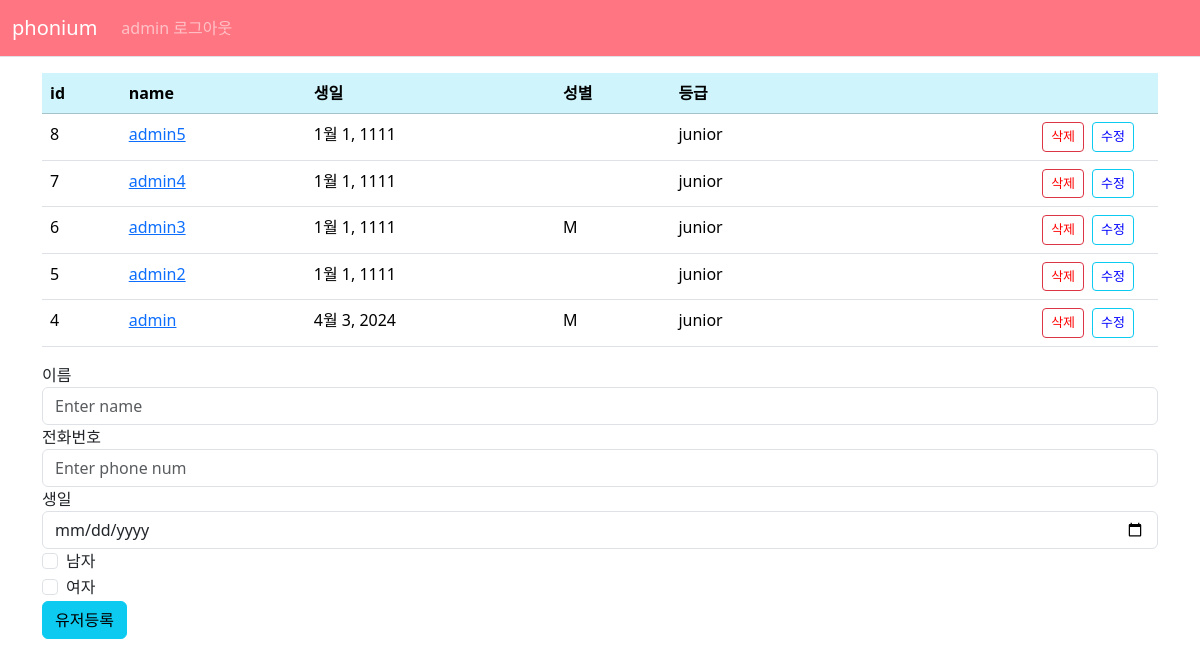
Screenshot of /home/ (signed in) with the database file from the repository.
### home/models.py (models this page shows)
class User(AbstractUser):
    gender = [
        ('M','Man'),
        ('W','Woman'),
    ]
    grade = [
        ('junior','주니어'),
        ('student','학생'),
        ('professor','교수님'),
        ('god','신'),
    ]
    birth_date = models.DateField(verbose_name="생일", default='1111-01-01')
    level = models.CharField(choices=grade, default='junior', max_length=10)
    sex = models.CharField(choices=gender, max_length=1)
    phone_num = PhoneNumberField(verbose_name="전화번호",unique=True)

### home/views.py (the view)
# urls.py: path('', views.index, name='index'),
def index(request):
    context = {'User_list' : User.objects.order_by('-date_joined')}
    return render(request, 'home/user_list.html', context)

### templates/home/user_list.html (shortened to what this page needs)
{% extends 'base.html' %}
{% block content %}
<div class="container my-3">
    {% if User_list %}
    <table class="table">
        <thead class="table-info">
            <tr>
                <th scope="col">id</th>
                <th scope="col">name</th>
                <th scope="col">생일</th>
                <th scope="col">성별</th>
                <th scope="col">등급</th>
                <th scope="col"></th>
            </tr>
        </thead>
        {% for User in User_list %}
        <tbody>
            <tr>
                <td>{{ User.id }}</td>
                <td><a href="{% url 'home:detail' User.id %}">{{ User.username }}</a></td>
                <td>{{ User.birth_date }}</a></td>
                <td>{{ User.sex }}</td>
                <td>{{ User.level }}</td>
                <td>
                    {% if user.is_authenticated %}
                    <div class="position-end">
                        <a class="btn btn-outline-info btn-sm float-end me-3" href="{% url 'home:user_modify' User.id %}"
                           style="text-decoration:none;color:blue;font-size:small">수정</a>
                        <a class="btn btn-outline-danger btn-sm float-end mx-2" href="{% url 'home:user_delete' User.id %}"
                           style="text-decoration:none;color:red;font-size:small">삭제</a>
                    </div>
                    {% endif %}
                </td>
            </tr>
        </tbody>
        {% endfor %}
    </table>
    {% else %}
        <p>유저가 없습니다.</p>
    {% endif %}
<form action="{% url 'home:user_create' %}" method="post">
    <div class="form-group">
        <label for="username">이름</label>
        <input type="text" class="form-control" name="username" id="username" placeholder="Enter name">
    </div>
    <div class="form-group">
        <label for="phone_num">전화번호</label>
        <input type="text" class="form-control" name="phone_num" id="phone_num" placeholder="Enter phone num">
    </div>
    <div class="form-group">
        <label for="birth_date">생일</label>
        <input type="date" class="form-control" name="birth_date" id="birth_date">
    </div>
    <div class="form-check">
        <input class="form-check-input" type="checkbox" name="sex" id="sex" value="M">
        <label class="form-check-label" for="Man">
            남자
        </label>
    </div>
    <div class="form-check">
        <input class="form-check-input" type="checkbox" name="sex" id="sex" value="W">
        <label class="form-check-label" for="Woman">
            여자
        </label>
    </div>
    <button type="submit" class="btn btn-info mb-2">유저등록</button>
</form>
{% endblock %}

### templates/base.html (shortened to what this page needs)
{% load static %}
<!doctype html>
<html lang="ko">
<head>
    <link rel="stylesheet" type="text/css" href="{% static 'bootstrap.min.css' %}">
    <link rel="stylesheet" type="text/css" href="{% static 'style.css' %}">
</head>
<body>
<nav class="navbar navbar-expand-lg navbar-dark border-bottom" style="background-color : #FF7682">
    <div class="container-fluid">
        <a class="navbar-brand" href="{% url 'home:index' %}">phonium</a>
        <div class="collapse navbar-collapse" id="navbarSupportedContent">
            <ul class="navbar-nav me-auto mb-2 mb-lg-0">
                <li class="nav-item">
                    {% if user.is_authenticated %}
                    <a class="nav-link" href="{% url 'common:logout' %}">{{ user.username }} 로그아웃</a>
                    {% else %}
                    <a class="nav-link" href="{% url 'common:login' %}">login</a>
                    {% endif %}
                </li>
            </ul>
        </div>
    </div>
</nav>
{% block content %}
{% endblock %}
</body>
</html>

### rows the page displays
User: username "admin", id "4", birth_date "4월 3, 2024", sex "M", level "junior", shows "수정"
User: id "8", username "admin5", birth_date "1월 1, 1111", level "junior"
User: id "7", username "admin4", birth_date "1월 1, 1111", level "junior"
User: id "6", username "admin3", birth_date "1월 1, 1111", sex "M", level "junior"
User: id "5", username "admin2", birth_date "1월 1, 1111", level "junior"
